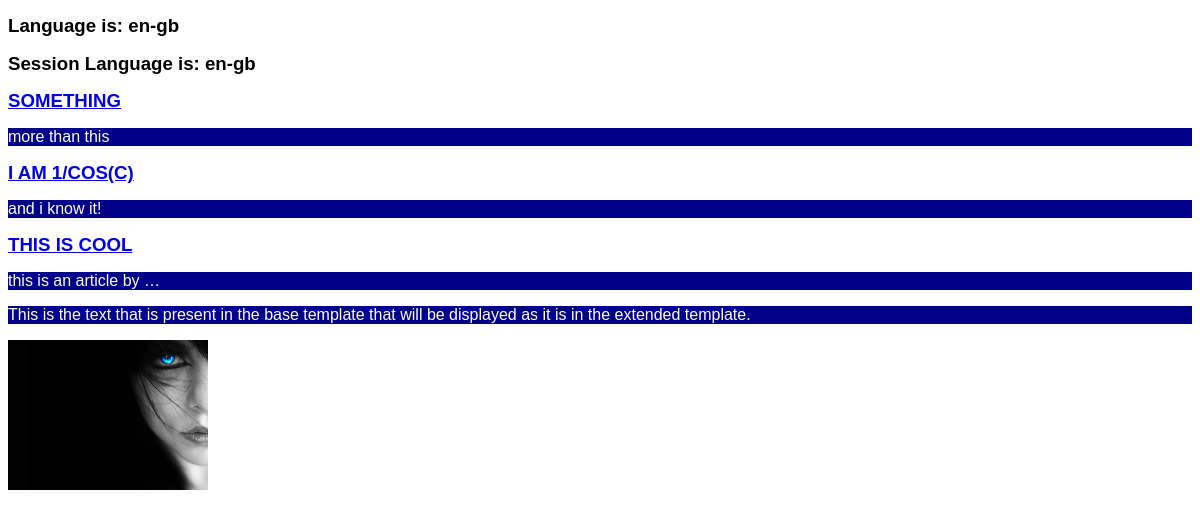
The page /articles/all/ on the database its author committed.
### articles/models.py (models this page shows, shortened)
class Article(models.Model):
    title = models.TextField(max_length=254)
    body = models.TextField()
    likes = models.IntegerField()

### articles/views.py (the view)
# urls.py: url(r'^get/(?P<article_id>\d+)/$','articles.views.article'),
def articles(request):
    language = 'en-gb'
    session_language = 'en-gb'
    if 'lang' in request.COOKIES:
        language = request.COOKIES['lang']
    if 'lang' in request.session:
        session_language = request.session['lang']
    return render_to_response('articles.html',{'articles':Article.objects.all(), 'language':language, 'session_language':session_language})

### articles/templates/articles.html
{% extends "base.html" %}
{% block content %}
<h2>Language is: {{ language }} </h2>
<h2>Session Language is: {{ session_language }} </h2>
{% if articles.count > 0 %}
    {% for article in articles %}
    <div>
        <h2><a href="/articles/get/{{ article.id }}/">{{ article.title|upper }}</a></h2>
        <p>{{ article.body|lower|truncatewords:"5" }}</p>
    </div>
    {% endfor %}
{% else %}
<p>No articles to show!</p>
{% endif %}
{% endblock %}

### static/assets/css/default.css (style rules this page uses)
H2 { COLOR: #000000; FONT-FAMILY: verdana, helvetica, lucida-sans, sans-serif; FONT-SIZE: 14pt; FONT-STYLE: normal; FONT-VARIANT: normal }
body { COLOR: #000000; FONT-FAMILY: lucida-sans, sans-serif; FONT-SIZE: 10pt; FONT-STYLE: normal; FONT-VARIANT: normal; }
P { color: white; background: darkblue; FONT-FAMILY: lucida-sans, sans-serif; FONT-SIZE: 12pt; FONT-STYLE: normal; FONT-VARIANT: normal }

### rows shown on the page
Article: title "SOMETHING", body "more than this"
Article: title "I AM 1/COS(C)", body "and i know it!"
Article: title "THIS IS COOL", body "this is an article by …"

### other values the page prints
{{ language }} "en-gb"
{{ session_language }} "en-gb"
